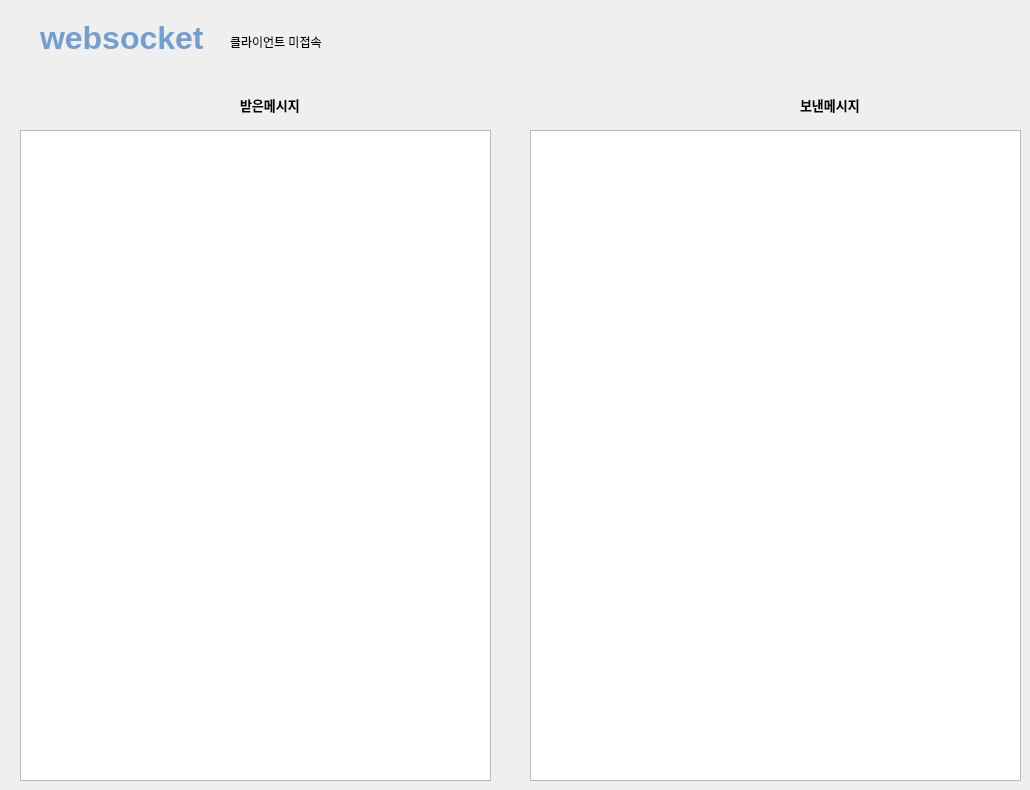
    <widget class="QWidget" name="tab_2">
     <attribute name="title">
      <string>websocket</string>
     </attribute>
     <widget class="QLabel" name="label_143">
      <property name="geometry">
       <rect>
        <x>240</x>
        <y>90</y>
        <width>61</width>
        <height>31</height>
       </rect>
      </property>
      <property name="text">
       <string>&lt;html&gt;&lt;head/&gt;&lt;body&gt;&lt;p&gt;&lt;span style=&quot; font-size:10pt; font-weight:600;&quot;&gt;받은메시지&lt;/span&gt;&lt;/p&gt;&lt;/body&gt;&lt;/html&gt;</string>
      </property>
      <property name="textFormat">
       <enum>Qt::RichText</enum>
      </property>
     </widget>
     <widget class="QLabel" name="te_label">
      <property name="geometry">
       <rect>
        <x>230</x>
        <y>30</y>
        <width>171</width>
        <height>23</height>
       </rect>
      </property>
      <property name="text">
       <string>클라이언트 미접속</string>
      </property>
     </widget>
     <widget class="QLabel" name="label_144">
      <property name="geometry">
       <rect>
        <x>800</x>
        <y>90</y>
        <width>61</width>
        <height>31</height>
       </rect>
      </property>
      <property name="text">
       <string>&lt;html&gt;&lt;head/&gt;&lt;body&gt;&lt;p&gt;&lt;span style=&quot; font-size:10pt; font-weight:600;&quot;&gt;보낸메시지&lt;/span&gt;&lt;/p&gt;&lt;/body&gt;&lt;/html&gt;</string>
      </property>
      <property name="textFormat">
       <enum>Qt::RichText</enum>
      </property>
     </widget>
     <widget class="QTextEdit" name="te_msg">
      <property name="geometry">
       <rect>
        <x>20</x>
        <y>130</y>
        <width>471</width>
        <height>651</height>
       </rect>
      </property>
     </widget>
     <widget class="QLabel" name="label_145">
      <property name="geometry">
       <rect>
        <x>40</x>
        <y>20</y>
        <width>201</width>
        <height>31</height>
       </rect>
      </property>
      <property name="text">
       <string>&lt;html&gt;&lt;head/&gt;&lt;body&gt;&lt;p&gt;&lt;span style=&quot; font-size:24pt; font-weight:600; color:#729fcf;&quot;&gt;websocket&lt;/span&gt;&lt;/p&gt;&lt;/body&gt;&lt;/html&gt;</string>
      </property>
      <property name="textFormat">
       <enum>Qt::RichText</enum>
      </property>
     </widget>
     <widget class="QLabel" name="label_146">
      <property name="geometry">
       <rect>
        <x>190</x>
        <y>90</y>
        <width>51</width>
        <height>31</height>
       </rect>
      </property>
      <property name="contextMenuPolicy">
       <enum>Qt::NoContextMenu</enum>
      </property>
      <property name="styleSheet">
       <string notr="true">image: url(:/img/resource/yujin.png);</string>
      </property>
      <property name="text">
       <string>&lt;html&gt;&lt;head/&gt;&lt;body&gt;&lt;p&gt;&lt;br/&gt;&lt;/p&gt;&lt;/body&gt;&lt;/html&gt;</string>
      </property>
      <property name="textFormat">
       <enum>Qt::RichText</enum>
      </property>
      <property name="textInteractionFlags">
       <set>Qt::NoTextInteraction</set>
      </property>
     </widget>
     <widget class="QLabel" name="label_147">
      <property name="geometry">
       <rect>
        <x>690</x>
        <y>80</y>
        <width>111</width>
        <height>51</height>
       </rect>
      </property>
      <property name="contextMenuPolicy">
       <enum>Qt::NoContextMenu</enum>
      </property>
      <property name="styleSheet">
       <string notr="true">image: url(:/img/resource/rainbow.png);</string>
      </property>
      <property name="frameShadow">
       <enum>QFrame::Raised</enum>
      </property>
      <property name="text">
       <string>&lt;html&gt;&lt;head/&gt;&lt;body&gt;&lt;p&gt;&lt;img src=&quot;:/img/resource/rainbow.png&quot;/&gt;&lt;/p&gt;&lt;/body&gt;&lt;/html&gt;</string>
      </property>
      <property name="textFormat">
       <enum>Qt::RichText</enum>
      </property>
     </widget>
     <widget class="QTextEdit" name="te_send_msg">
      <property name="geometry">
       <rect>
        <x>530</x>
        <y>130</y>
        <width>491</width>
        <height>651</height>
       </rect>
      </property>
     </widget>
    </widget>
